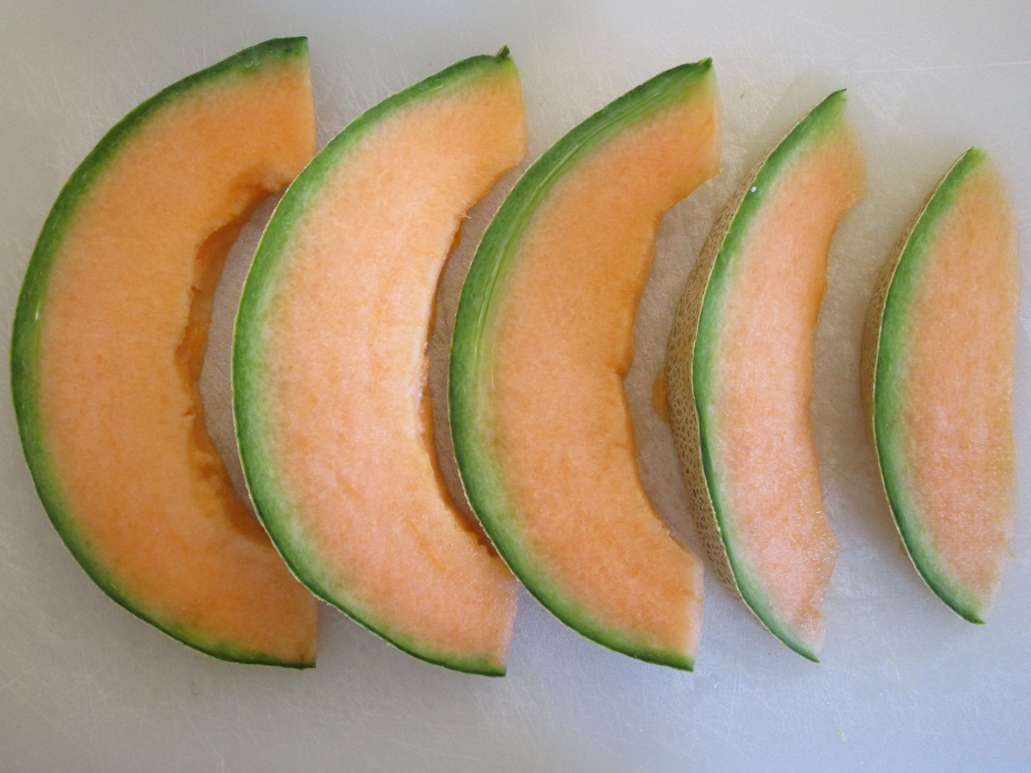
%> input picture HW07_Sharma_Deepak/IMG_1246.JPG, 1031 x 773 px
$ octave --eval "result = Edge_Identification_for_Cutting('IMG_1246.JPG');"   (GNU Octave 9; MATLAB toolbox functions it lacks are replaced by stand-ins)
%> lines starting %> are read from the running program, lines starting %| are printed output that depends on the picture; in (x1, y1, x2, y2) boxes, pixels count from 0 and x2, y2 are one past the last pixel; in counts of white or black regions, pixels touching at a corner belong together; the program's own positions count from 1
### HW07_Sharma_Deepak/counting.m
function n=counting(mellon)

  %working of bwlable has been explain into the write up
  %Task can also be perfromed by bwconncomp.NumObjects
  L = bwlabel(mellon);
  figure('Name','label'),imagesc(L);
  n=max(max(L));
  sprintf('There are %d pieces of melon', n)


end

### HW07_Sharma_Deepak/Edge_Identification_for_Cutting.m
function  mellon= Edge_Identification_for_Cutting(filename)
%> called with filename = 'IMG_1246.JPG'

% adding path, if file will not found in PDW then it will check below dir
addpath( '../TEST_IMAGES' );
%reading file
im_rgb=imread(filename);
%> im_rgb is the input picture: size 773x1031x3 uint8; mean R, G, B 175.1, 151.2, 120.2
% converting image in HSV Space
im_hsv=rgb2hsv(im_rgb);
%> im_hsv: size 773x1031x3 double; mean H, S, V 0.196, 0.356, 0.709
%converting image into LAB space
im_lab=rgb2lab(im_rgb);
%> im_lab: size 773x1031x3 double; mean of channels 1, 2, 3 64.1, 5.3, 20.1
im_rgb=im2double(im_rgb);
%> im_rgb: size 773x1031x3 double

figure('Name','Compare')
subplot(2,2,1)
%showing hue Chanal
imagesc(im_hsv(:,:,3));
title('HUE', 'FontSize', 10, 'FontWeight', 'bold' );
subplot(2,2,2)
%showing A Channel
imagesc(im_lab(:,:,2));
title('a', 'FontSize', 10, 'FontWeight', 'bold' );
subplot(2,2,3)
%showing B Channel
imagesc(im_lab(:,:,3));

title('b', 'FontSize', 10, 'FontWeight', 'bold' );
subplot(2,2,4)
imagesc(im_rgb);
title('RGB', 'FontSize', 10, 'FontWeight', 'bold' );
INTERACTIVE = 0;

    if  INTERACTIVE
        disp('Please Provide input for Melon Body');
        [x_fg, y_fg] = ginput();
        disp('Please Provide input for Background');
        [x_bg, y_bg] = ginput();
        disp('Please Provide input for Skin');
        [x_sk, y_sk] = ginput();
        im_a = im_lab(:,:,2);
        % storing indics of Melon Body
        fg_indices  = sub2ind( size(im_lab), round(y_fg), round(x_fg) );
        % creating feature matrix of Melon Body
        fg_a   = im_a( fg_indices );
       % storing indics of Background
        bg_indices  = sub2ind( size(im_lab), round(y_bg), round(x_bg) );
        % creating feature matrix of Background
        bg_a   = im_a( bg_indices );
        % storing indics of Melon Skin
        sk_indices  = sub2ind( size(im_lab), round(y_sk), round(x_sk) );
         % creating feature matrix of Melon Skin
        sk_a   = im_a( sk_indices );

        fg_ab       =  fg_a ;
        bg_ab       =  bg_a ;
        sk_ab       = sk_a;
        % saving feature matrix for running application on test image
        save( 'melon_data', 'x_fg','y_fg','x_bg','y_bg','x_sk','y_sk','fg_ab','bg_ab','sk_ab' );
    else
        load melon_data;
    end
    im_a = im_lab(:,:,2);
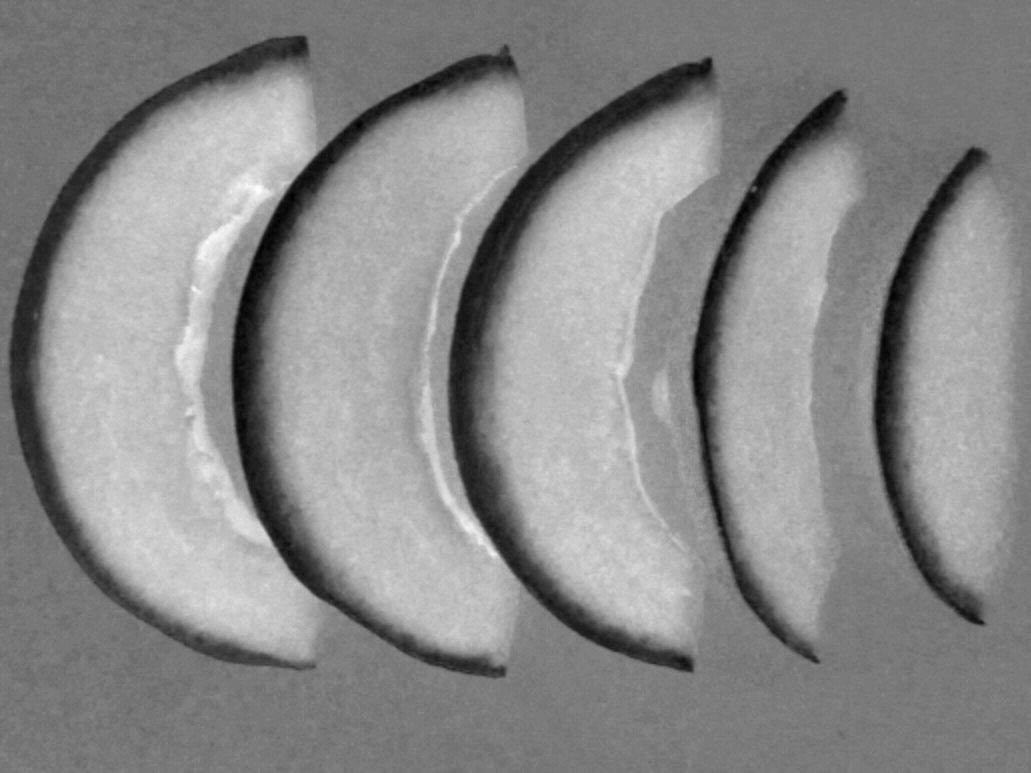
%> im_a: size 773x1031 double; min -31.03, max 35.97, mean 5.3; drawn with min black and max white
    im_ab       = im_a(:) ;
    %disp(size(im_ab));
    % claculating mahanlobious distance for background, melon body and skin
    %with respect to their feature matrix
    mahal_fg    = ( mahal( im_ab, fg_ab ) ) .^ (1/2);
    mahal_bg    = ( mahal( im_ab, bg_ab ) ) .^ (1/2);
    mahal_sk    = ( mahal( im_ab, sk_ab ) ) .^ (1/2);

    %  Use a distance to target variable as rules for inclusion:

    %collecting points of melon body
    class_0     = mahal_fg < mahal_bg & mahal_fg < mahal_sk;
%> class_0 = 796963 logical values, 300302 true
    %collecting points of melon Skin
    class_sk_col    =  mahal_sk < mahal_fg & mahal_sk < mahal_bg ;
%> class_sk_col = 796963 logical values, 85369 true
    %converting col vector into image
    class_im    = reshape( class_0, size(im_a,1), size(im_a,2) );
%> class_im: size 773x1031 logical; 37.7% white; 164 white regions (147 under 20 px), largest, box (x1, y1, x2, y2) and area: (46, 76, 319, 658) 89622, (278, 90, 527, 652) 81347, (496, 109, 718, 642) 65491
    class_sk    = reshape( class_sk_col, size(im_a,1), size(im_a,2) );
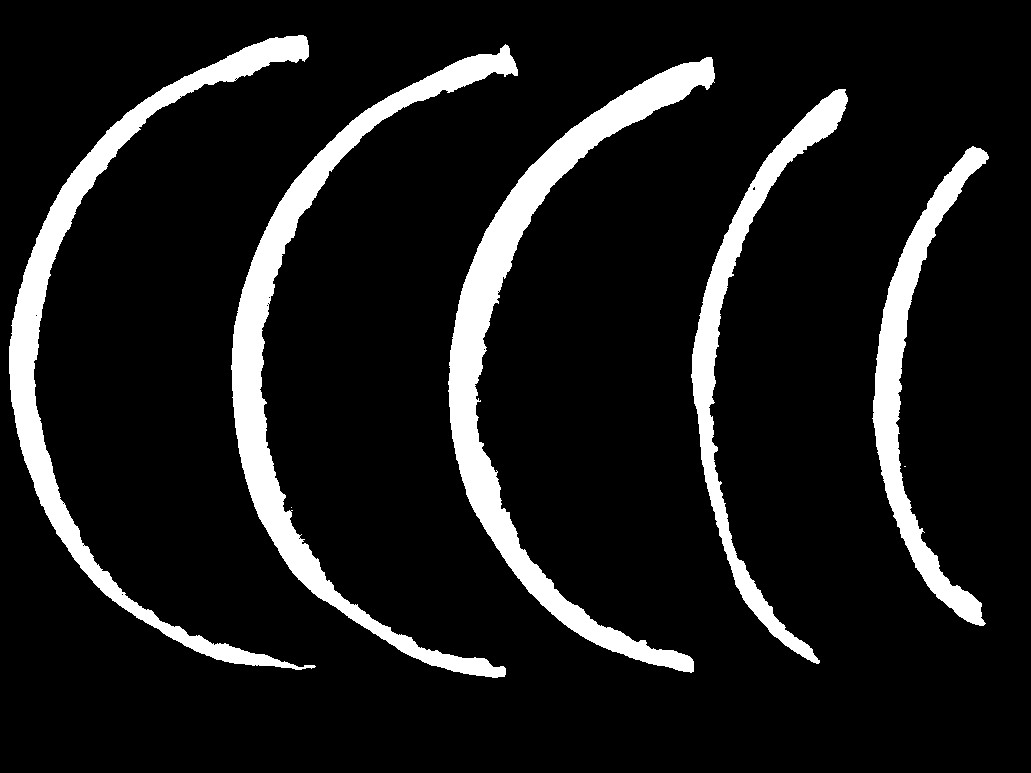
%> class_sk: size 773x1031 logical; 10.7% white; 7 white regions (2 under 20 px), largest, box (x1, y1, x2, y2) and area: (448, 57, 715, 673) 23081, (231, 44, 518, 678) 20531, (9, 35, 316, 670) 18586, (872, 146, 989, 626) 11592, (691, 89, 848, 664) 11576

    figure('Name','Results and Findings','Position',[10 10 1024 768]);
    subplot(3,2,1);
    imagesc(im_rgb);
    axis image;
    title('Test Image ', 'FontSize', 10, 'FontWeight', 'bold' );
    subplot(3,2,2);
    %showing melon body
    imagesc( class_im );
    axis image;
    colormap(gray);
    title('Class Body', 'FontSize', 10, 'FontWeight', 'bold' );
    %%%%%%%%%%%%%%%%%%%%%%%%%%%%%%%%%%%%%%%%%%%%%%%%%%%%%%%%foreGround%%%%%%%%%%%%%%%%%%%%%%%%%
    fg_dists        = mahal_fg;
    fg_dists_cls0   = fg_dists(class_0);
    dist_mean       = mean( fg_dists_cls0 );
%> dist_mean = 0.845
    dist_std_01     = std(  fg_dists_cls0 );
%> dist_std_01 = 0.594
    %beautiful work by professor Kinsman :)
    % Toss everything outside of two standard deviation, and re-adjust the mean value:
    b_inliers       = ( fg_dists_cls0 <= (dist_mean + 2*dist_std_01) ) & ( fg_dists_cls0 >= (dist_mean - 2*dist_std_01));
%> b_inliers = 300302 logical values, 291794 true
    the_inliers     = fg_dists_cls0( b_inliers );
    dist_mean       = mean( the_inliers );
%> dist_mean = 0.792
    dist_std = std(the_inliers);
%> dist_std = 0.5

    % considering all points which are withen 3SD distance
    distance_of_interest = fg_dists < dist_mean+3*dist_std ;
%> distance_of_interest = 796963 logical values, 310215 true
    % converting col vec into image
    class_im = reshape( distance_of_interest, size(im_a,1), size(im_a,2));
%> class_im: size 773x1031 logical; 38.9% white; 226 white regions (206 under 20 px), largest, box (x1, y1, x2, y2) and area: (44, 75, 322, 659) 86942, (276, 87, 528, 656) 85073, (494, 105, 719, 645) 71021
    subplot(3,2,3);
    imagesc(class_im)
    title('class_body after unwanted points removel', 'FontSize', 10, 'FontWeight', 'bold' );
    se = strel('disk',10);
    class_im=imopen(class_im,se);
%> class_im: size 773x1031 logical; 36.3% white; 6 white regions, box (x1, y1, x2, y2) and area: (278, 89, 527, 651) 79778, (46, 76, 320, 656) 79313, (496, 109, 717, 642) 65931, (723, 154, 857, 624) 35663, (912, 201, 1012, 576) 27511, (651, 378, 673, 421) 805
    se = strel('disk',12);
    class_im=imclose(class_im,se);
%> class_im: size 773x1031 logical; 36.8% white; 5 white regions, box (x1, y1, x2, y2) and area: (46, 76, 320, 656) 81687, (278, 89, 527, 651) 80823, (496, 109, 717, 642) 67617, (723, 154, 857, 624) 35800, (912, 201, 1012, 576) 27668
    subplot(3,2,4);
    imagesc(class_im)
    title('body class after morphological operations', 'FontSize', 10, 'FontWeight', 'bold' );
    mellon=class_im;
    % pefroming statistical enhancement on the skin of melon
    %%%%%%%%%%%%%%%%%%%%%%%%%%%%%%%%%%%%%%%%%%%%%%%%%%%%%%%%%%%%%%%%%%Skin%%%%%%%%%%%%%%%%%%%%%%%%%%%%%
    sk_dists        = mahal_sk;
    sk_dists_cls0   = sk_dists(class_sk_col);
    dist_mean       = mean( sk_dists_cls0 );
%> dist_mean = 1.08
    dist_std     = std(  sk_dists_cls0 );
%> dist_std = 0.825
    %beautiful work by professor Kinsman :)
    % Toss everything outside of two standard deviation, and re-adjust the mean value:
    b_inliers_sk       = ( sk_dists_cls0 <= (dist_mean + 2*dist_std) ) & ( sk_dists_cls0 >= (dist_mean - 2*dist_std));
%> b_inliers_sk = 85369 logical values, 80845 true
    the_inliers_sk     = sk_dists_cls0( b_inliers_sk );
    dist_mean       = mean( the_inliers_sk );
%> dist_mean = 0.974
    dist_std =       std(the_inliers_sk);
%> dist_std = 0.722
    distance_of_interest = sk_dists < dist_mean+2*dist_std ;
%> distance_of_interest = 796963 logical values, 76953 true
    %converting col vec in image
    class_sk = reshape( distance_of_interest, size(im_a,1), size(im_a,2));
%> class_sk: size 773x1031 logical; 9.7% white; 8 white regions (3 under 20 px), largest, box (x1, y1, x2, y2) and area: (449, 57, 713, 672) 21304, (232, 45, 518, 678) 18662, (9, 36, 309, 670) 16408, (873, 147, 988, 625) 10367, (692, 90, 848, 663) 10207
    subplot(3,2,5);
    imagesc(class_sk);
    title('Skin Class after unwanted points removed', 'FontSize', 10, 'FontWeight', 'bold' );
    se = strel('disk',10);
    class_sk=imclose(class_sk,se);
%> class_sk: size 773x1031 logical; 9.8% white; 7 white regions (2 under 20 px), largest, box (x1, y1, x2, y2) and area: (449, 57, 713, 672) 21502, (232, 45, 518, 678) 18987, (9, 36, 309, 670) 16721, (873, 147, 988, 625) 10561, (692, 90, 848, 663) 10438
    % edge detection in y direction only bright to dard transections
    filter=[2 0 -2 ];
    cut=imfilter(class_sk,filter,'same');
%> cut: size 773x1031 logical; 0.74% white in thin lines or dots, all inside (x1, y1, x2, y2) = (31, 36, 989, 678)
    cut=ceil(cut);
    %closing operation for enhancing edges
     se = strel('disk',12);
    cut=imclose(cut,se);
    subplot(3,2,6);
    imagesc(cut);
    title('Right Edge of the Skin', 'FontSize', 10, 'FontWeight', 'bold' );
    %%%%%%%%%%%%%%%%%%%%Curve fitting/not working%%%%%%%%%%%%%%%%%%%%%%%%%%%%%%
    [x,y]=meshgrid(1:size(cut,1),1:size(cut,2));%size(cut,2)
    Z=ones(size(cut,1),size(cut,2));
    X=x(:);
    Y=y(:);
    Z=ones(size(X));
    %disp(size(Z));
    %disp(size(X));
    %disp(size(Y));

    for counter=1:size(X)
        Z(counter)=cut(X(counter),Y(counter));
    end
    z=reshape( Z, size(cut,2), size(cut,1) );
%> z: size 1031x773 double; values 0 (black) and 1 (white), 0.83% white in thin lines or dots, all inside (x1, y1, x2, y2) = (36, 31, 678, 989)
    % [10 lines of commented-out code are left out]
    for counter=1:3
        if counter~=2
            im_rgb(:,:,counter)=im_rgb(:,:,counter)+cut(:,:);
        else
            im_rgb(:,:,counter)=im_rgb(:,:,counter)-cut(:,:);
        end
    end
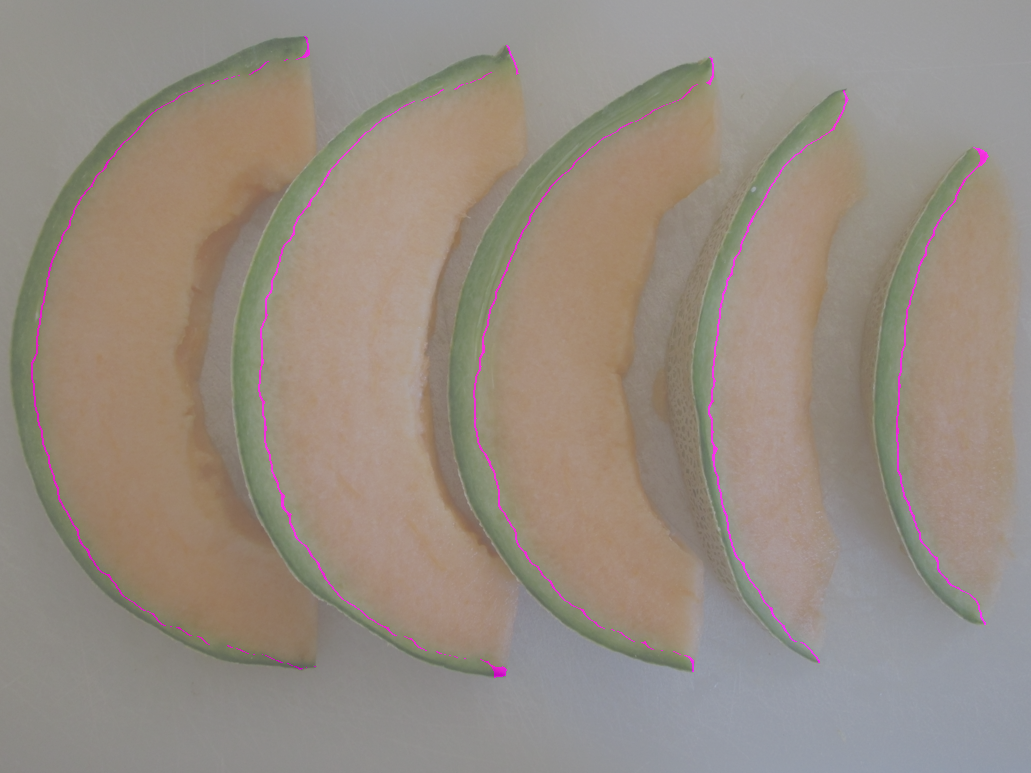
%> im_rgb: size 773x1031x3 double; mean R, G, B 0.695, 0.585, 0.48; drawn with min black and max white
    %counting the number of melon peices
    n=counting(mellon);
%> in counting, `L = bwlabel(mellon);`:
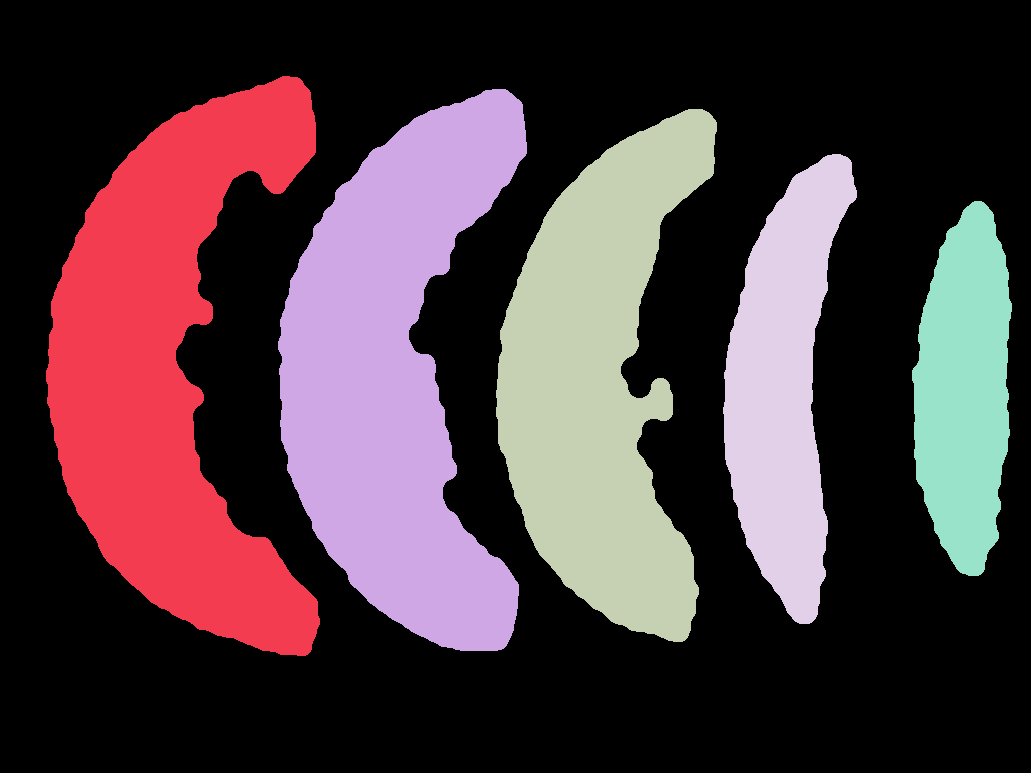
%> L: size 773x1031 double; 6 distinct labels, from 0 to 5; one colour per label, 0 black
%> in counting, `n=max(max(L));`: n = 5
%> in counting, `sprintf('There are %d pieces of melon', n)`: ans = 'There are 5 pieces of melon'
%> n = 5
    figure('Name', 'Final Output'),imshow(im_rgb);
%> after `imshow(im_rgb)`:
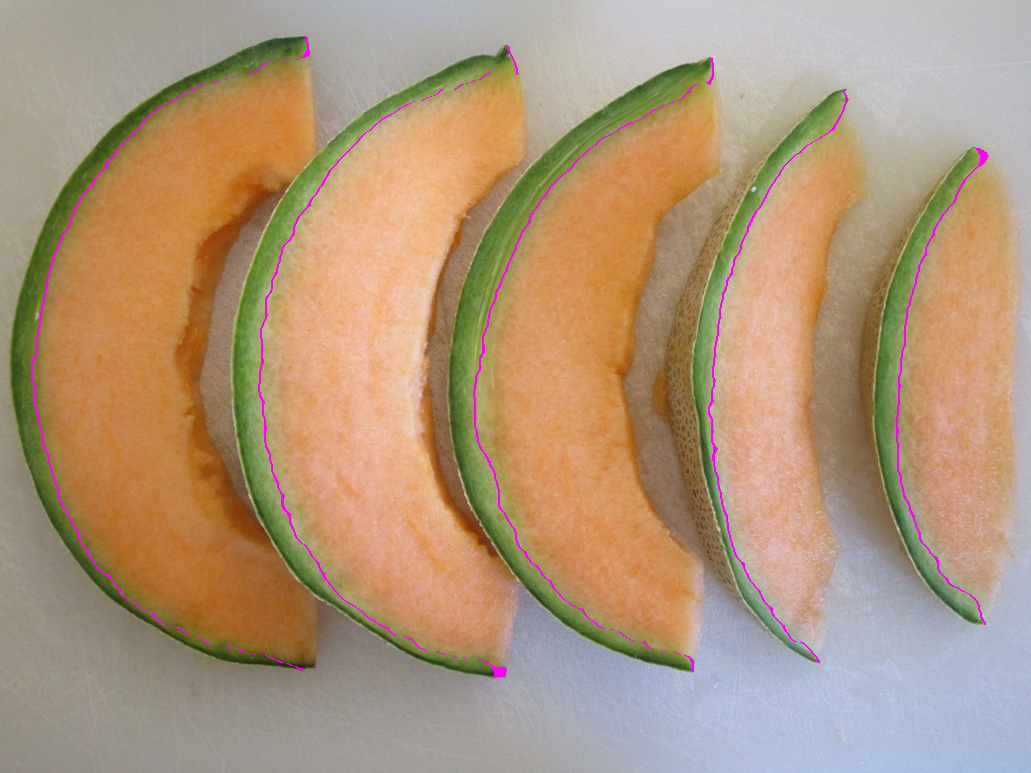
%> displayed picture: size 773x1031x3, on the screen's scale of 0 to 255; mean R, G, B 176, 150, 121.6
    str=sprintf('There are %d pieces of melon', n);
%> str = 'There are 5 pieces of melon'
    title(str, 'FontSize', 20, 'FontWeight', 'bold' );


end
